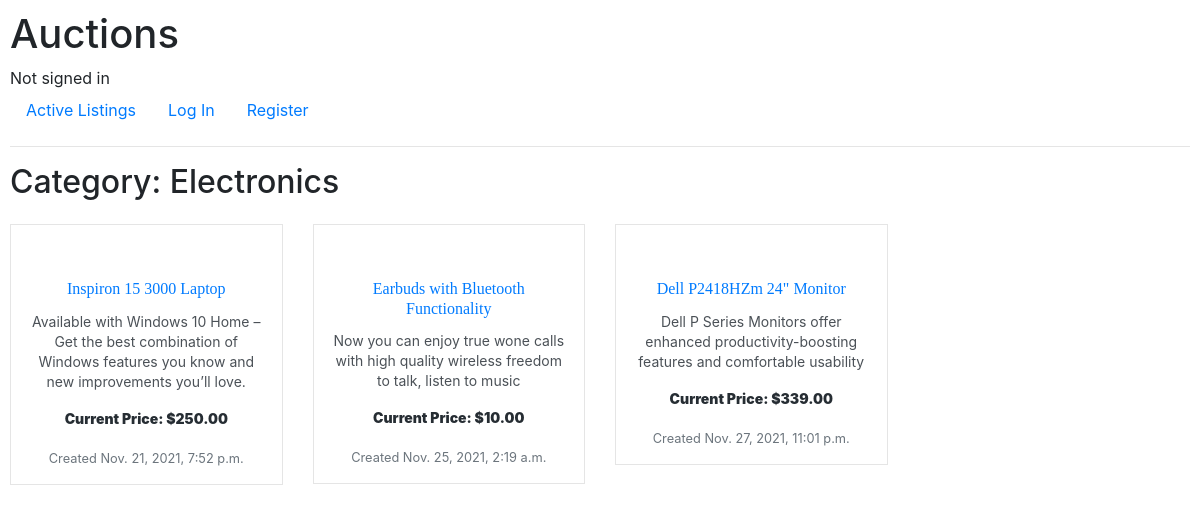
The app's page /categories/2 with its own data.
### auctions/models.py (models this page shows, shortened)
class Category(models.Model):
    category_name = models.CharField(max_length=128, blank=True, null=True, default=None)

class Listing(models.Model):
    title = models.CharField(max_length=255, default=None)
    description = models.CharField(max_length=255, default=None)
    starting_bid = models.DecimalField(max_digits=6, decimal_places=2)
    current_bid = models.DecimalField(max_digits=6, decimal_places=2, blank=True, null=True, default=None)
    category = models.ForeignKey(Category, on_delete=models.CASCADE, blank=True, null=True, default=None)
    img_url = models.CharField(blank=True, max_length=255, default="https://image.shutterstock.com/image-vector/no-image-available-sign-internet-600w-261719003.jpg")
    date = models.DateTimeField(default=timezone.now)
    author = models.ForeignKey(User, on_delete=models.CASCADE, blank=True, null=True, related_name="author")
    watcher = models.ManyToManyField(User, blank=True, related_name="watchlist")
    buyer = models.ForeignKey(User, on_delete=models.CASCADE, null=True, blank=True, default=None)
    is_active = models.BooleanField(default=True)

### auctions/views.py (the view)
# urls.py: path("categories/<int:category_id>", views.one_category, name="one_category"),
def one_category(request, category_id):
	categories = Category.objects.all()
	listing = Listing.objects.filter(is_active=True)
	if category_id:
		category = get_object_or_404(Category, pk=category_id)
		listing = listing.filter(category=category)
		data = {
			'categories': categories,
			'category': category,
			'listing': listing
		}
	return render(request, 'auctions/one_category.html', data)

### auctions/templates/auctions/one_category.html (shortened to what this page needs)
{% extends "auctions/layout.html" %}
{% block body %}
<h2>Category: {{ category.category_name }}</h2>
<div class="row">
{% for listing in listing %}
  <div class="col-lg-3 col-sm-6">
    <div class="goods-card">
      <h5 class="goods-title">
        <a href="{% url 'listing' listing_id=listing.id %}"
          >{{ listing.title }}</a>
      </h5>
      <p class="goods-description">{{ listing.description }}</p>
      {% if listing.current_bid == None %}
        <p class="goods-price">Current Price: &#36;{{ listing.starting_bid }}</p>
        {% else %}
        <p class="goods-price">Current price: &#36;{{ listing.current_bid }}</p>
      {% endif %}
      <small class="text-muted">Created {{ listing.date }}</small>
    </div>
  </div>
{% empty %}
  <div class="p-empty">
    <p>Empty ...</p>
  </div>
{% endfor %}
</div>
{% endblock %}

### auctions/static/auctions/style.css (style rules this page uses)
body { padding: 10px; }
.goods-card { position: relative; text-align: center; padding: 15px; margin-top: 15px; border: 1px solid rgba(0,0,0,.1); }
.goods-title { padding-top: 15px; padding-bottom: 5px; font-size: 16px; color: #262d33; font-family: Roboto Slab, serif; }
.goods-description { color: #4b5157; font-size: 14px; line-height: 20px; }
.goods-price { color: #262d33; font-size: 14px; font-weight: 900; }

### records on screen
Category: category_name "Electronics"
Listing: title "Inspiron 15 3000 Laptop", description "Available with Windows 10 Home – Get the best combination of Windows features you know and new improvements you’ll love.", starting_bid "250.00", date "Nov. 21, 2021, 7:52 p.m."
Listing: title "Earbuds with Bluetooth Functionality", description "Now you can enjoy true wone calls with high quality wireless freedom to talk, listen to music", starting_bid "10.00", date "Nov. 25, 2021, 2:19 a.m."
Listing: title "Dell P2418HZm 24\" Monitor", description "Dell P Series Monitors offer enhanced productivity-boosting features and comfortable usability", starting_bid "339.00", date "Nov. 27, 2021, 11:01 p.m."
